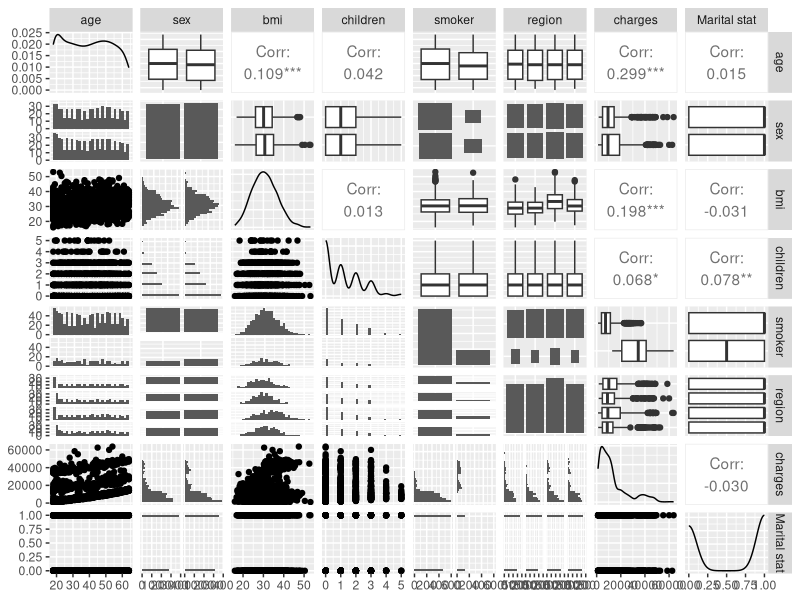
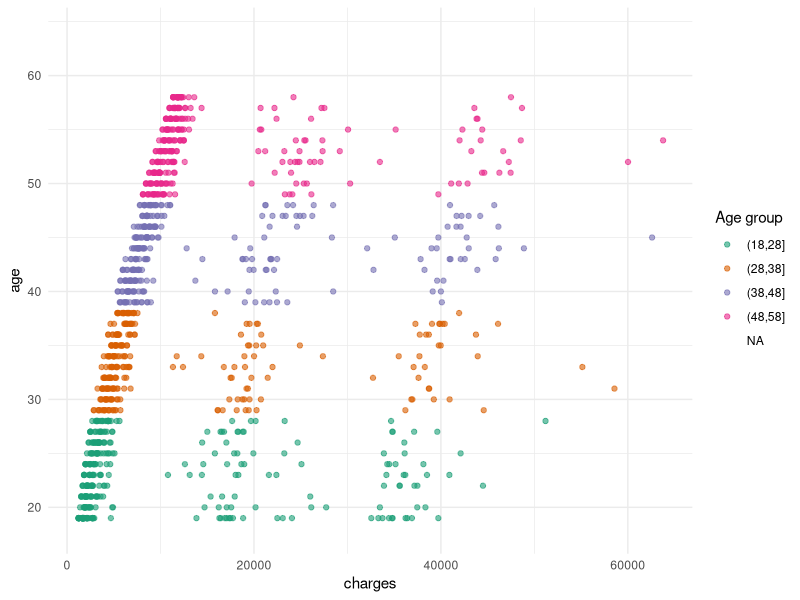
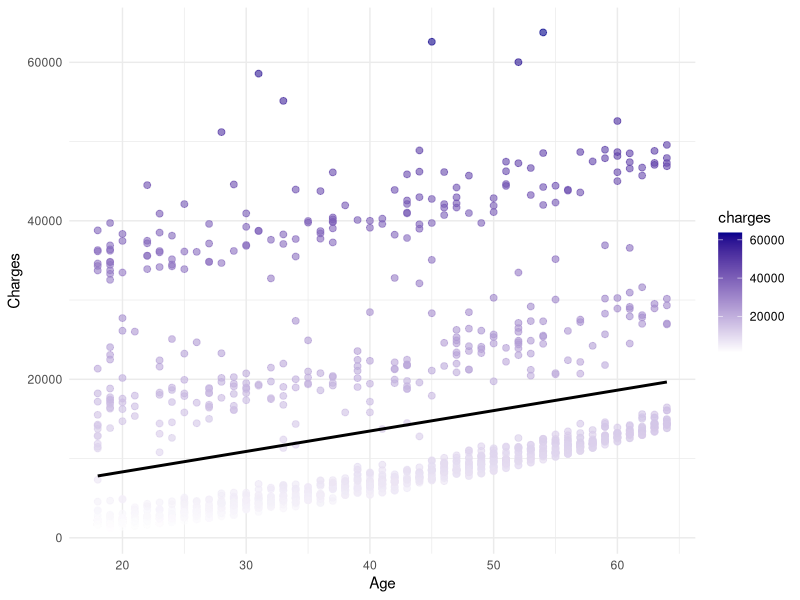
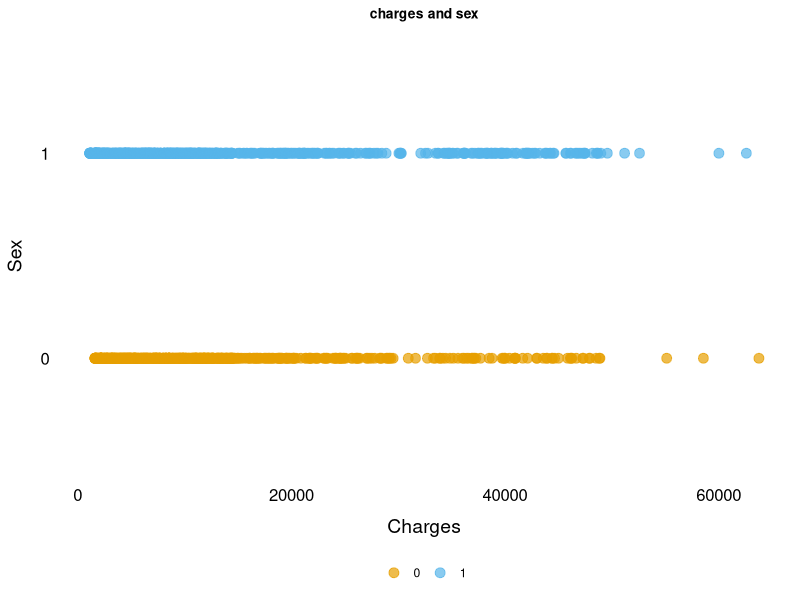
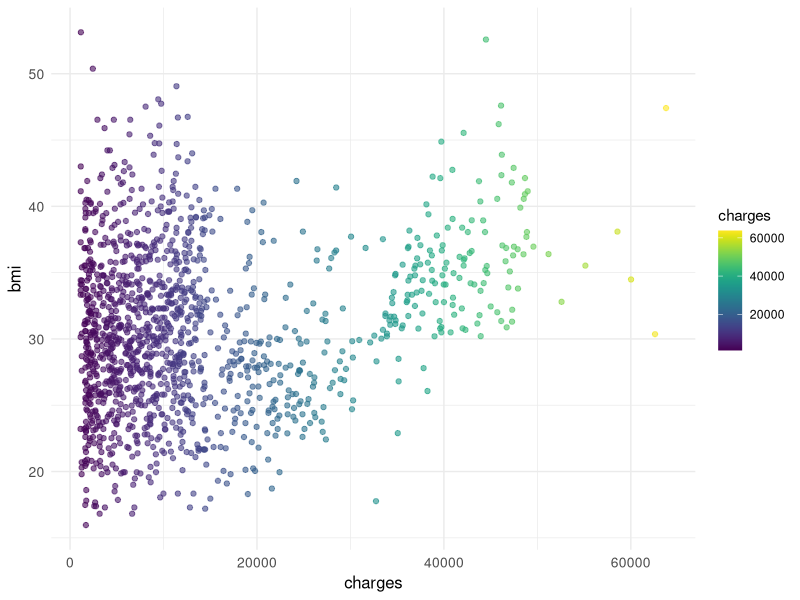
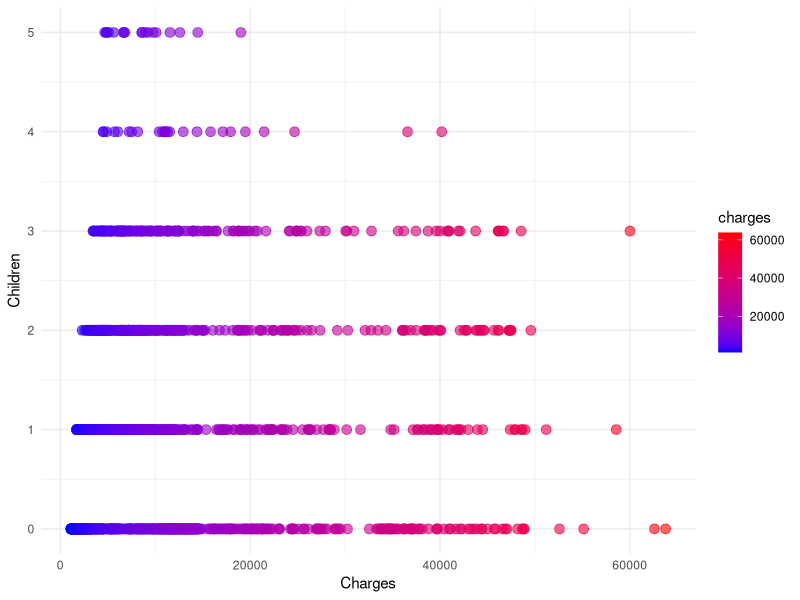
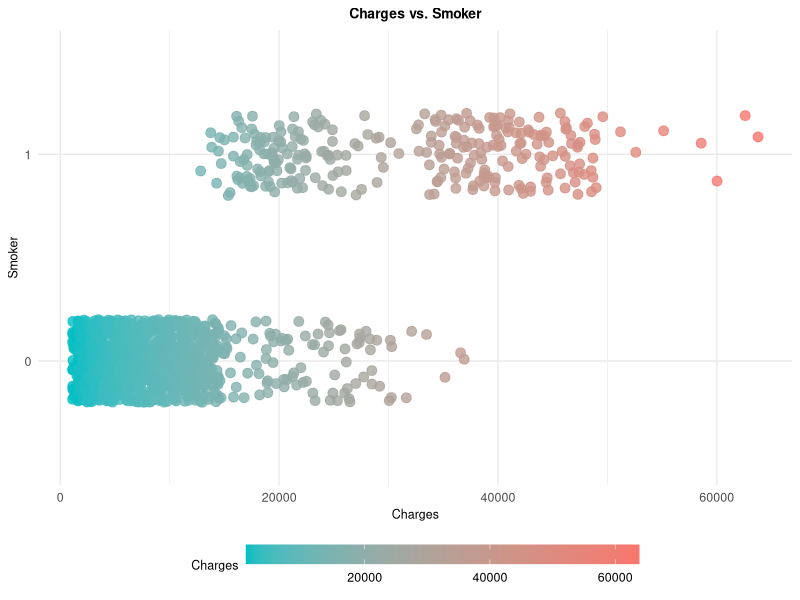
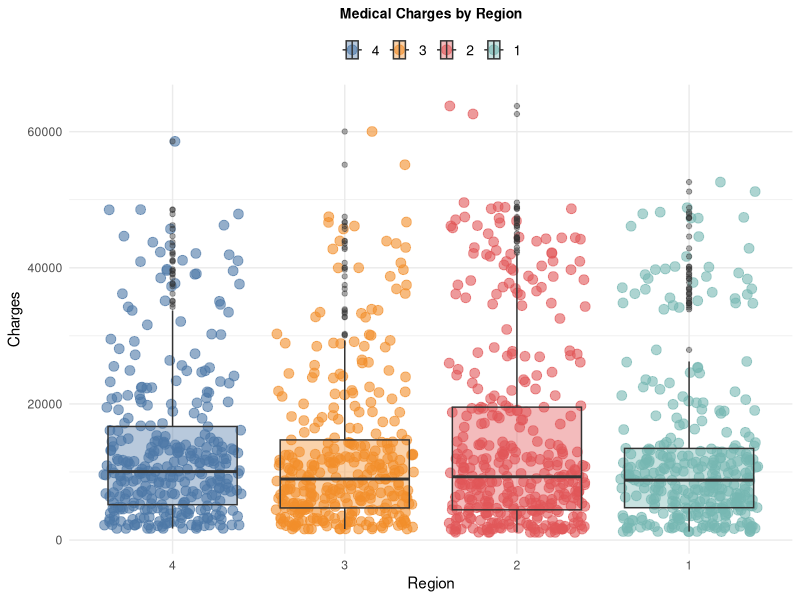

Generate these figures, in order, with R: (Note: a time limit stopped this script after it produced the figures.)
## ---- chunk 1
#Loading the data set 
library(readr)
Medicalcosts <- read_csv("InsurancecostPred.csv")

#View(Medicalcosts)

#copying the dataframe
medcostdf <- Medicalcosts

summary(medcostdf)
## ---- chunk 2
#removings missing values
medcostdf<-na.omit(medcostdf)
summary(medcostdf)

## ---- chunk 3
###RECODING CATEGORICAL VARIABLES TO NUMERICS
library(dplyr)
library(forcats)

medcostnewdf <- medcostdf %>%
                   mutate(sex = fct_recode(sex, 
                                          "0" = "female",
                                          "1"= "male")) %>%
                      mutate(smoker = fct_recode(smoker, 
                                           "1"="yes",
                                           "0"="no"))  %>%
                        mutate(region = fct_recode(region, 
                                           "1"= "southwest",
                                           "2"= "southeast",
                                           "3"= "northwest",
                                           "4"= "northeast")) 
medcostnewdf
## ---- chunk 4
#plotting ggpairs to look at the data in each variable individually and appropriate pairs (predictor + outcome combinations) and note anything “interesting”.

library("ggplot2")                      
library("GGally") 
ggpairs(medcostnewdf)
## ---- chunk 5
library(ggplot2)
library(dplyr)

agecharges <- medcostnewdf %>%
  mutate(age_group = cut(age, breaks = seq(18, 64, by = 10))) %>%
  ggplot(aes(x = charges, y = age, color = age_group)) +
  geom_point(alpha = .6) +
  labs(x = "charges", y = "age", color = "Age group") +
  scale_color_brewer(palette = "Dark2") +
  theme_minimal()
agecharges
## ---- chunk 6
library(ggplot2)
library(scales)

charges_and_age <- medcostnewdf %>%
  ggplot(aes(x = age, y = charges, color = charges)) +
  geom_point(size = 2, alpha = 0.6) +
  scale_color_gradient(low = "white", high = "darkblue") +
  stat_smooth(method = "lm", se = FALSE, aes(group = 1), color = "black") +
  labs(x = "Age", y = "Charges") +
  theme_minimal()

charges_and_age
## ---- chunk 7
library(ggplot2)

# define custom colors
my_colors <- c("#E69F00", "#56B4E9")

# create scatter plot with custom colors
charges_and_sex <- ggplot(medcostnewdf, aes(x = charges, y = sex, color = sex)) +
  geom_point(alpha = .7, size = 3) +
  scale_color_manual(values = my_colors) +
  labs(x = "Charges", y = "Sex") +
  theme_minimal() +
  theme(
    legend.position = "bottom",
    legend.title = element_blank(),
    legend.direction = "horizontal",
    legend.box.just = "center",
    axis.text.x = element_text(size = 12, color = "black"),
    axis.text.y = element_text(size = 12, color = "black"),
    axis.title.x = element_text(size = 14, color = "black", margin = margin(t = 10)),
    axis.title.y = element_text(size = 14, color = "black", margin = margin(r = 10)),
    panel.grid.major = element_blank(),
    panel.grid.minor = element_blank(),
    panel.border = element_blank(),
    plot.title = element_text(size = 10, hjust = 0.5, face = "bold"),
    plot.subtitle = element_text(size = 16, hjust = 0.5),
    plot.caption = element_text(size = 12, hjust = 0, color = "grey50", margin = margin(t = 10, b = 5))
  ) +
  ggtitle("charges and sex")
  

charges_and_sex


## ---- chunk 8
library(ggthemes)
library(viridis)

charges_and_bmi_scatter <- medcostnewdf %>%
  ggplot(aes(x = charges, y = bmi)) +
  geom_point(aes(color = charges), alpha = .6) +
  labs(x = "charges", y = "bmi", color = "charges") +
  scale_color_viridis() +
  theme_minimal() +
  theme(plot.title = element_text(hjust = 0.5),
        legend.position = "right",
        axis.title = element_text(size = 12),
        axis.text = element_text(size = 10))

charges_and_bmi_scatter

## ---- chunk 9
childrengraph<-medcostnewdf %>%
  ggplot(aes(x = charges, y = children, color = charges)) +
  geom_point(alpha = 0.6, size = 3) +
  scale_color_gradient(low = "blue", high = "red") +
  labs(x = "Charges", y = "Children", color = "charges") +
  theme_minimal()
childrengraph

## ---- chunk 10
library(ggplot2)

charges_and_smoker <- ggplot(medcostnewdf, aes(x = charges, y = factor(smoker), color = charges)) +
  geom_jitter(width = 0.2, height = 0.2, alpha = 0.8, size = 3) +
  scale_color_gradient(low = "#00BFC4", high = "#F8766D") +
  labs(x = "Charges",
       y = "Smoker",
       title = "Charges vs. Smoker",
       color = "Charges") +
  theme_minimal() +
  theme(plot.title = element_text(hjust = 0.5, size = 10, face = "bold"),
        plot.subtitle = element_text(hjust = 0.5, size = 9),
        axis.title.x = element_text(size = 9),
        axis.title.y = element_text(size = 9),
        axis.text = element_text(size = 9),
        legend.position = "bottom",
        legend.title = element_text(size = 9),
        legend.text = element_text(size = 9),
        legend.direction = "horizontal",
        legend.key.width = unit(2, "cm"),
        legend.key.height = unit(0.5, "cm"))

charges_and_smoker

## ---- chunk 11
library(ggplot2)
library(ggthemes)

charges_and_region <- medcostnewdf %>%
ggplot(aes(x = charges, y = region)) +
  geom_jitter(aes(color = region), alpha = .6, size = 3) +
  geom_boxplot(aes(fill = region), alpha = .4) +
  scale_color_tableau() +
  scale_fill_tableau() +
  labs(x = "Charges",
       y = "Region") +
  coord_flip() +
  theme_minimal() +
  theme(plot.title = element_text(hjust = 0.5),
        legend.position = "top",
        legend.direction = "horizontal",
        legend.justification = "center",
        legend.title = element_blank(),
        legend.text = element_text(size = 10))

charges_and_region +
  ggtitle("Medical Charges by Region") +
  theme(plot.title = element_text(size = 10, face = "bold"))


## ---- chunk 12
medcostnewdf$`Marital stat`  <- as.factor(medcostnewdf$`Marital stat`)
medcostnewdf <- medcostnewdf%>%
                   mutate(`Marital stat` = fct_recode(`Marital stat`, 
                                          "0" = "0",
                                          "1"= "1")) 
## ---- chunk 13
library(ggplot2)

charges_and_maritalstat <-ggplot(medcostnewdf, aes(x = charges, y = `Marital stat`, color = `Marital stat`)) +
  geom_jitter(alpha = 0.6, height = 0.2, width = 0.1) +
  geom_boxplot(fill = "white", alpha = 0.4, outlier.shape = NA) +
  labs(x = "Charges", y = "Marital Status") +
  theme_minimal() +
  theme(legend.position = "none", 
        axis.title = element_text(size = 14),
        axis.text = element_text(size = 12)) +
  scale_color_manual(values = c("#00BFC4", "#F8766D", "#A3A500")) 
charges_and_maritalstat
## ---- chunk 14
gridExtra::grid.arrange(agecharges,charges_and_age,charges_and_bmi_scatter,charges_and_smoker, charges_and_maritalstat,charges_and_region,childrengraph,charges_and_sex)
## ---- chunk 15
# Load the required packages
library(dplyr) # for data manipulation
library(cluster) # for cluster analysis
library(ggplot2) # for data visualization


# Subset the relevant variables
numeric_vars <- c("bmi", "age")
exclude_vars <- c("sex", "region", "children", "Marital.stat", "smoker")
data_subset <- medcostnewdf %>% select(-one_of(exclude_vars))


# Normalize the numeric variables
data_scaled <- scale(data_subset[, numeric_vars])

# Perform k-means clustering with k=3
set.seed(123)
kmeans_output <- kmeans(data_scaled, centers = 4)

# Extract the cluster assignments
cluster_assignments <- kmeans_output$cluster

# Add the cluster assignments to the original dataset
data_clustered <- data_subset %>% 
  mutate(cluster = as.factor(cluster_assignments))

# Visualize the clusters using scatter plot
ggplot(data_clustered, aes(x = bmi, y = age, color = cluster)) + 
  geom_point() + 
  labs(title = "BMI vs AGE by Cluster", x = "bmi", y = "age")

# Compute the average charges by cluster
data_summary <- data_clustered %>% 
  group_by(cluster) %>% 
  summarize(avg_charges = mean(charges))

# Print the summary statistics
print(data_summary)
## ---- chunk 16
library(caret)

medcostnewdf<-na.omit(medcostnewdf)

set.seed(500) ## chosen arbitrarily; helps with replication across runs
inTraining <- createDataPartition(medcostnewdf$charges , ## indicate the outcome - helps in balancing the partitions
                                  p = .90, ## proportion used in training+ testing subset
                                  list = FALSE)
training <-medcostnewdf[ inTraining,]
holdout  <-medcostnewdf[-inTraining,]

## centering and scaling as part of the pre-processing step
preProcValues <- preProcess(training, method = c("center", "scale"))
#preProcValues <- preProcess(training, method = "pca")
preProcValues
## Next, create the scaled+centered of the training+testing subset of the dataset
trainTransformed <- predict(preProcValues,training) 
trainTransformed
## apply the same scaling and centering on the holdout set, too
holdoutTransformed <- predict(preProcValues,holdout)
holdoutTransformed


fitControl <- trainControl(method = "repeatedcv", ## indicate that we want to do k-fold CV
                           number = 10, ## k = 10
                           repeats = 10) ## and repeat 10-fold CV 10 times
## ---- chunk 17
trctrl <- trainControl(method = "repeatedcv", number = 10, repeats = 10)
set.seed(500)
knn_fit <- train(charges ~ ., data = trainTransformed, method = "knn",    
                 metric= 'RMSE',
                 trControl=trctrl,
                 preProcess = c("center", "scale"),
                 tuneLength = 10)

knn_fit
## ---- chunk 18

## make predictions on the hold-out set
predvals <- predict(knn_fit, holdoutTransformed)

## compute the performance metrics
postResample(pred = predvals, obs = holdoutTransformed$charges)

#varImp(knn_fit)
## ---- chunk 19
fitControl <- trainControl(method = "repeatedcv", ## indicate that we want to do k-fold CV
                           number = 10, ## k = 10
                           repeats = 10) ## and repeat 10-fold CV 10 times
## ---- chunk 20
#building random forest model
rf_random <- train(charges ~ .,
                 data = trainTransformed, ## the dataset containing the training-testing subset
                 method = "rf", 
                 metric = 'RMSE',
                 trControl = fitControl) 
rf_random
## ---- chunk 21

## make predictions on the hold-out set
predvals <- predict(rf_random, holdoutTransformed)

## compute the performance metrics
postResample(pred = predvals, obs = holdoutTransformed$charges)

varImp(rf_random)
## ---- chunk 22
set.seed(500)
fitControl <- trainControl(method = "repeatedcv", ## indicate that we want to do k-fold CV
                           number = 10, ## k = 10
                           repeats = 10) ## and repeat 10-fold CV 10 times

lassofit<- train(charges ~ .,
                    data = trainTransformed,
                    method = "glmnet",
                  metric = 'RMSE',
                trControl=fitControl,
                preProc = c("center","scale"),
                tuneGrid = expand.grid(alpha = 1,
                                       lambda = 0))
lassofit
## ---- chunk 23

## make predictions on the hold-out set
predvals <- predict(lassofit, holdoutTransformed)

## compute the performance metrics
postResample(pred = predvals, obs = holdoutTransformed$charges)

varImp(lassofit)
## ---- chunk 24
#multiple LINEAR REGRESSION
trctrl <- trainControl(method = "repeatedcv", number = 10, repeats = 10)
set.seed(500)
mlr_fit <- train(charges ~ ., data = trainTransformed,
                method = "lm",
                trControl=trctrl, 
                metric= "RMSE",
                preProcess = c("center", "scale"),
                tuneLength = 10)

mlr_fit

## ---- chunk 25

## make predictions on the hold-out set
predvals <- predict(mlr_fit, holdoutTransformed)

## compute the performance metrics
postResample(pred = predvals, obs = holdoutTransformed$charges)

varImp(mlr_fit)
## ---- chunk 26

library(mlbench)
library(caret)
results <- resamples(list(RF=rf_random, MLR=mlr_fit, Lasso=lassofit, knn=knn_fit))
# summarize the distributions
summary(results)
# boxplots of results
bwplot(results)
# dot plots of results
dotplot(results)
